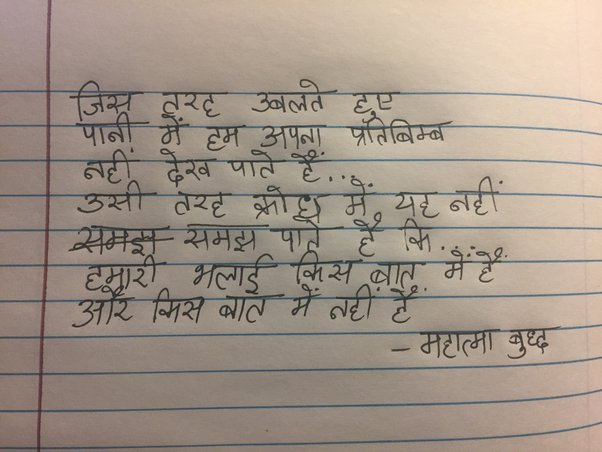
#> input picture Resources/Handwriting3.jpg, 602 x 452 px, found by its file name
$ python Test2.py
#> lines starting #> are read from the running program, lines starting #| are printed output that depends on the picture; after the words box and inside, x2 and y2 are one past the last pixel; in counts of white or black regions, pixels touching at a corner belong together
import cv2
import numpy as np
import pandas as pd
import matplotlib.pyplot as plt
import pytesseract
# import tensorflow as tf

pytesseract.pytesseract.tesseract_cmd = "C:\\Program Files\\Tesseract-OCR\\tesseract.exe"

file = "F:\\Lecture notes\\Sem-8\\MP(8)\\Resources\\Handwriting3.jpg"
img =cv2.imread(file)
#> img is the input picture: shape (452, 602, 3); mean B, G, R 136.4, 148.6, 161.6
# img = cv2.resize(img, None, fx= 0.3, fy= 0.3)
img = cv2.cvtColor(img, cv2.COLOR_BGR2RGB)
img = cv2.cvtColor(img, cv2.COLOR_BGR2GRAY)
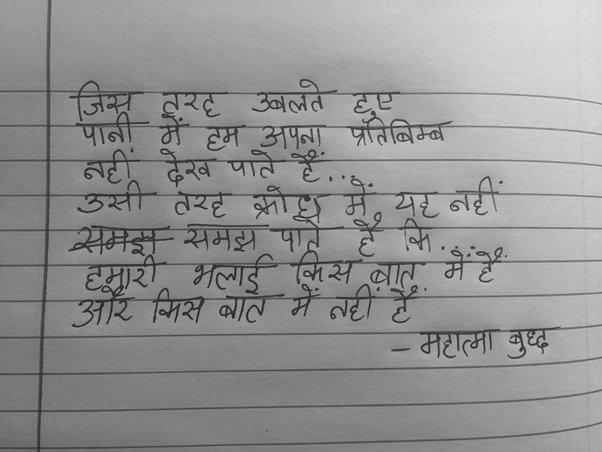
#> img: shape (452, 602); min 25, max 224, mean 146.4
img = cv2.adaptiveThreshold(img, 255, cv2.ADAPTIVE_THRESH_GAUSSIAN_C, cv2.THRESH_BINARY, 11, 11)
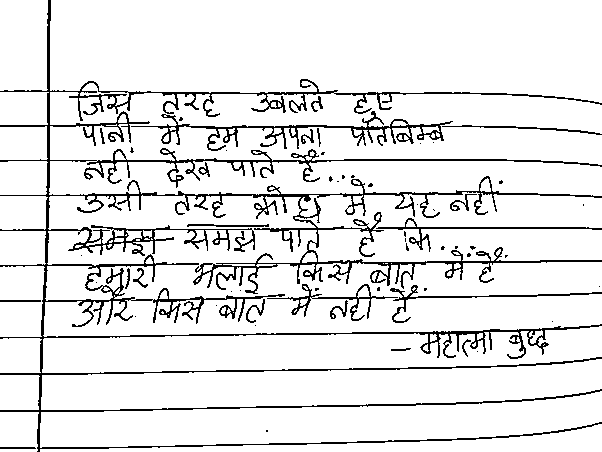
#> img: shape (452, 602); 90.4% white; black in thin lines or dots

print(pytesseract.image_to_string(img, lang= 'hin'))
#> (this line was passed over: pytesseract is not available in this run)

cv2.imshow("image", img)
cv2.waitKey(0)

$ run again, with Resources/Handwriting1.jpg copied over Resources/Handwriting3.jpg
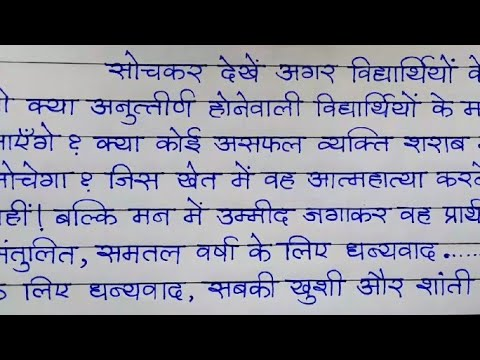
#> input picture Resources/Handwriting1.jpg, 480 x 360 px, found by its file name
#> img is the input picture: shape (360, 480, 3); mean B, G, R 138.1, 123.9, 123.6
#> `img = cv2.cvtColor(img, cv2.COLOR_BGR2GRAY)`:
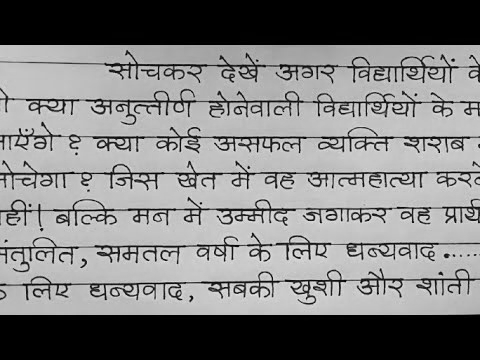
#> img: shape (360, 480); min 0, max 230, mean 128.1
#> `img = cv2.adaptiveThreshold(img, 255, cv2.ADAPTIVE_THRESH_GAUSSIAN_C, ..`:
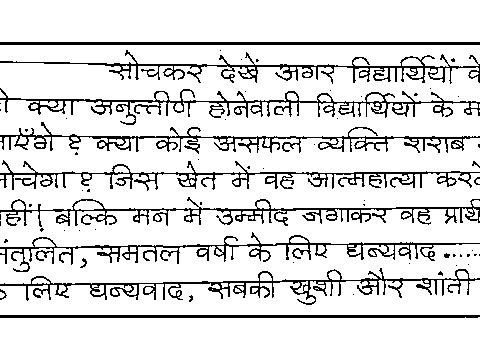
#> img: shape (360, 480); 87.4% white; black in thin lines or dots, all inside (x1, y1, x2, y2) = (0, 42, 480, 318)

$ run again, with Resources/Handwriting2.jpg copied over Resources/Handwriting3.jpg
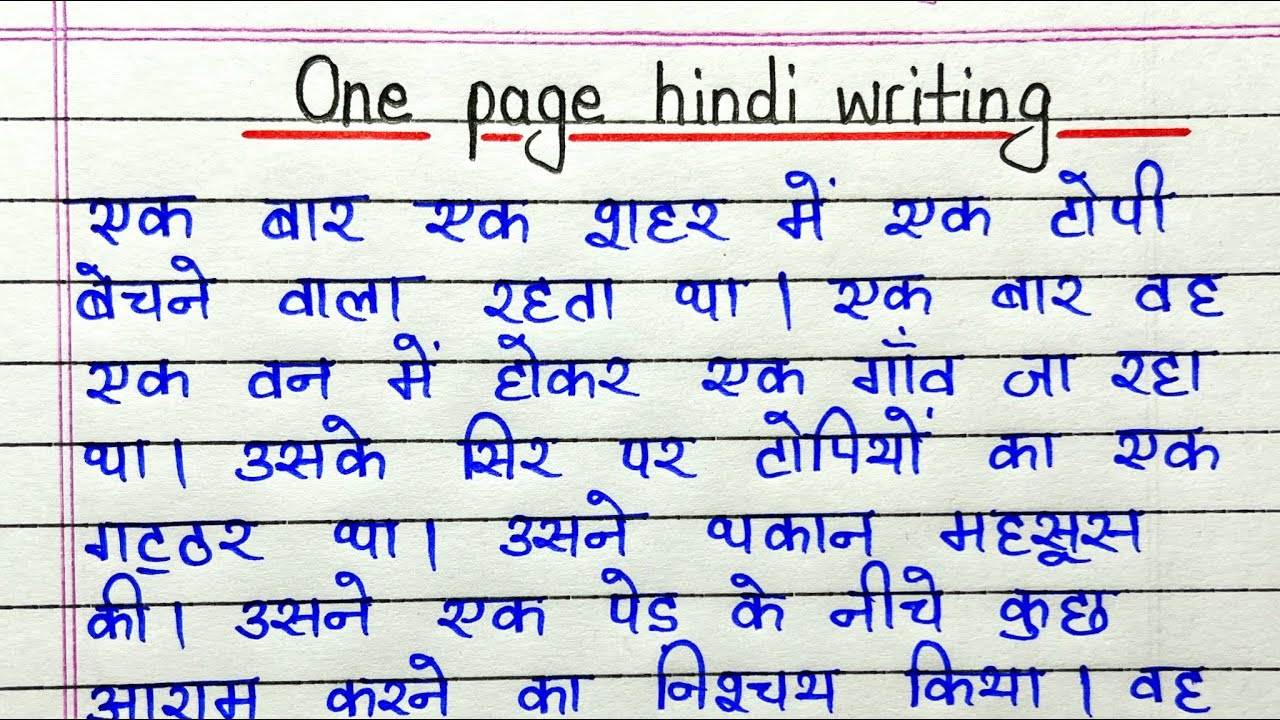
#> input picture Resources/Handwriting2.jpg, 1280 x 720 px, found by its file name
#> img is the input picture: shape (720, 1280, 3); mean B, G, R 214.7, 203.9, 201.4
#> `img = cv2.cvtColor(img, cv2.COLOR_BGR2GRAY)`:
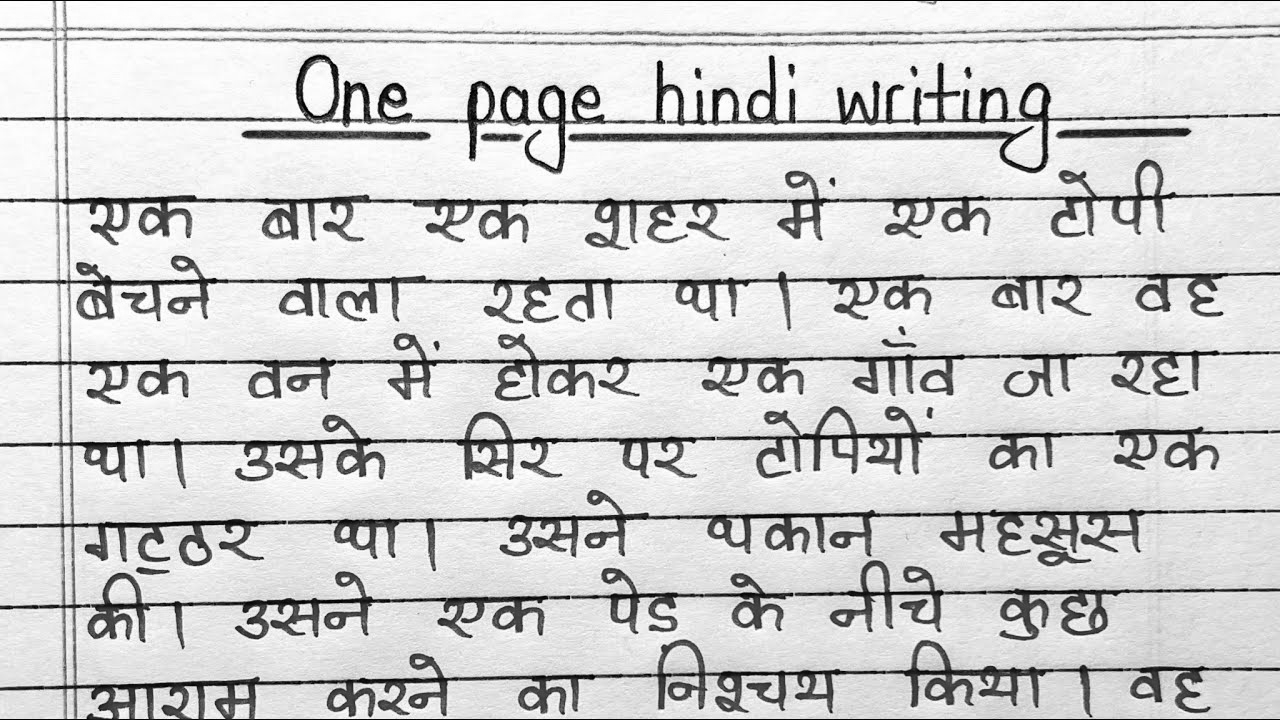
#> img: shape (720, 1280); min 0, max 255, mean 206.8
#> `img = cv2.adaptiveThreshold(img, 255, cv2.ADAPTIVE_THRESH_GAUSSIAN_C, ..`:
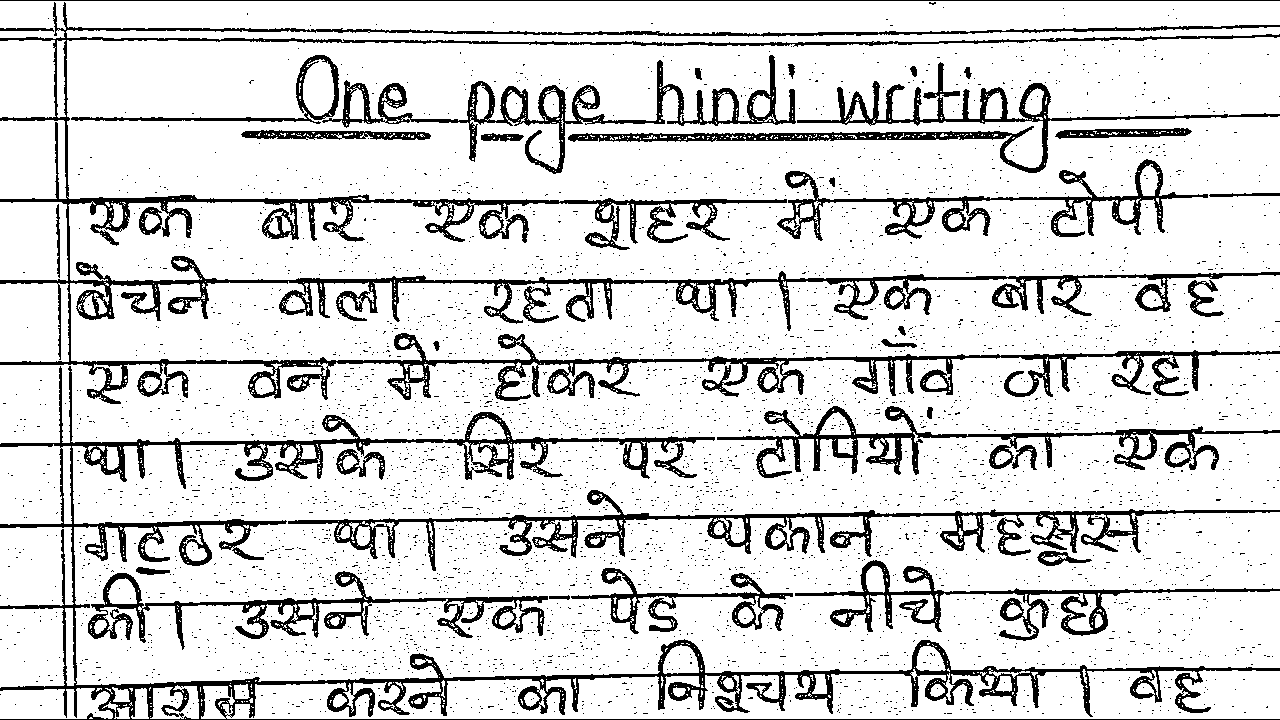
#> img: shape (720, 1280); 85% white; 4198 black regions (4163 under 20 px), largest, box (x1, y1, x2, y2) and area: (0, 2, 1280, 404) 43732, (0, 366, 1280, 720) 27772, (288, 490, 1280, 571) 10464

$ run again, with Resources/Good.jpg copied over Resources/Handwriting3.jpg
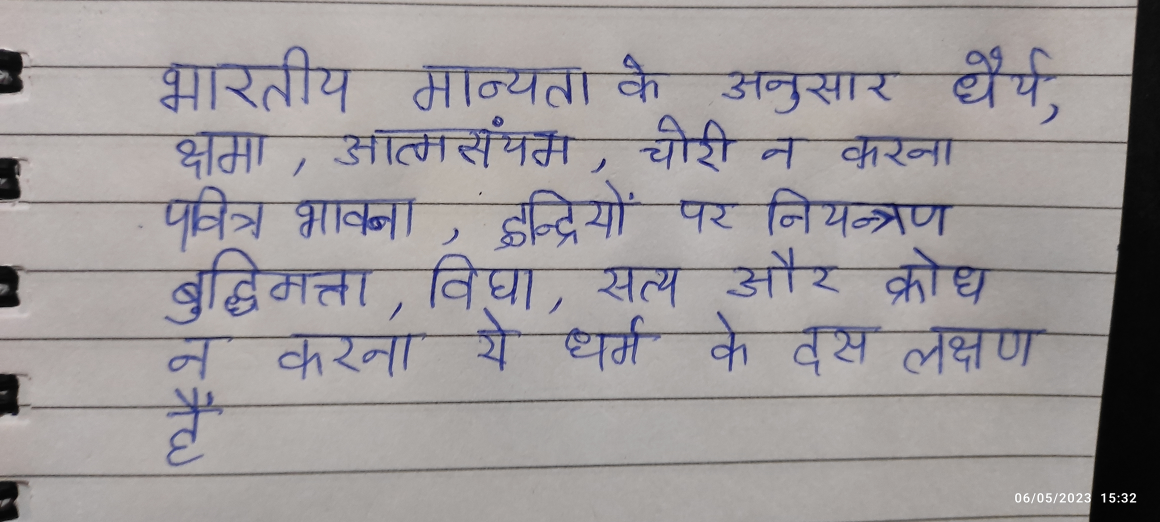
#> input picture Resources/Good.jpg, 4640 x 2088 px, found by its file name (shown at 1/4 size)
#> img is the input picture: shape (2088, 4640, 3); mean B, G, R 155.3, 154.2, 158.6
#> `img = cv2.cvtColor(img, cv2.COLOR_BGR2GRAY)`:
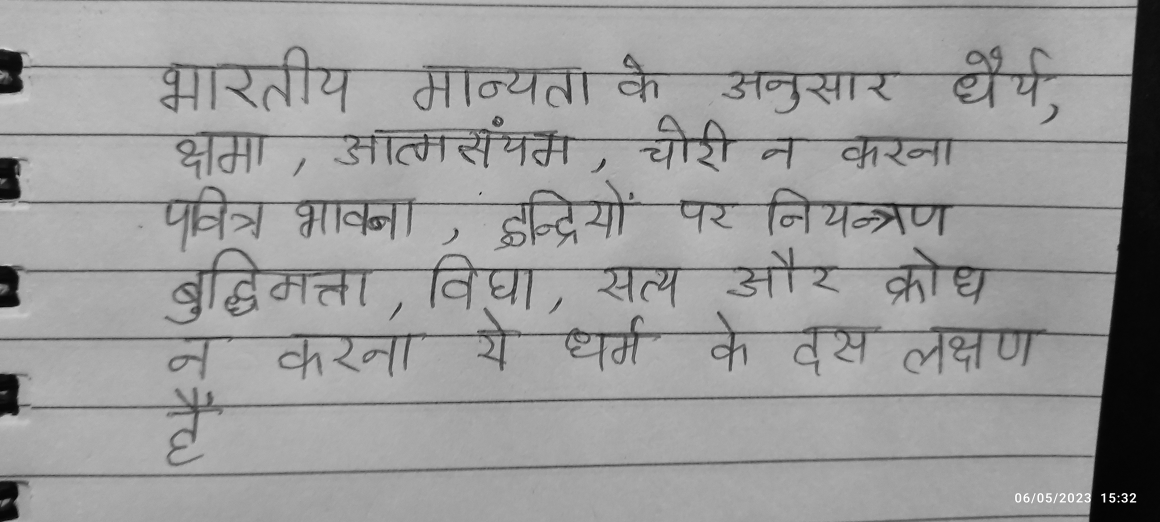
#> img: shape (2088, 4640) (shown at 1/4 size); min 0, max 255, mean 155.2
#> `img = cv2.adaptiveThreshold(img, 255, cv2.ADAPTIVE_THRESH_GAUSSIAN_C, ..`:
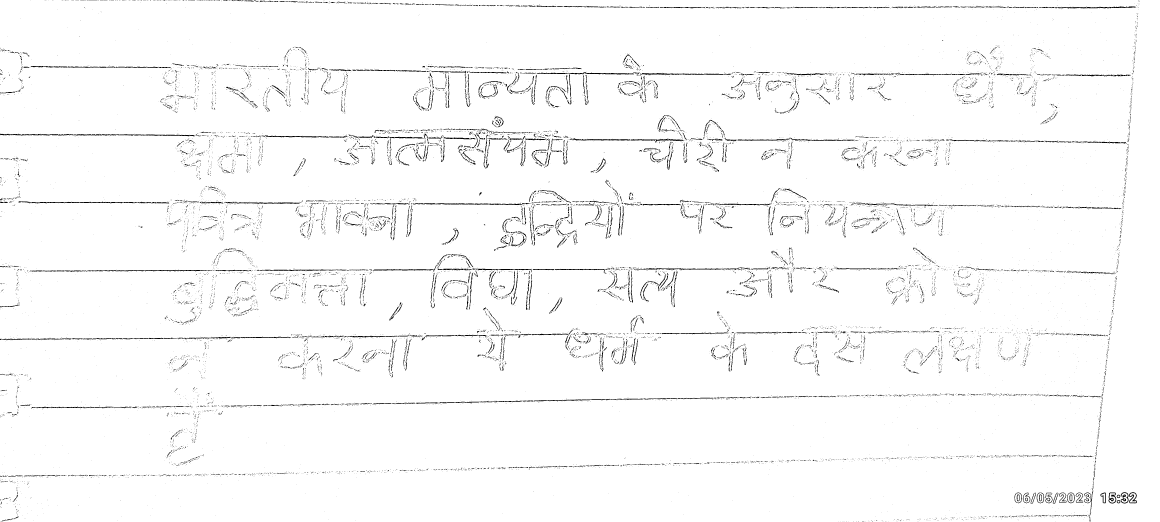
#> img: shape (2088, 4640) (shown at 1/4 size); 97.8% white; black in thin lines or dots
